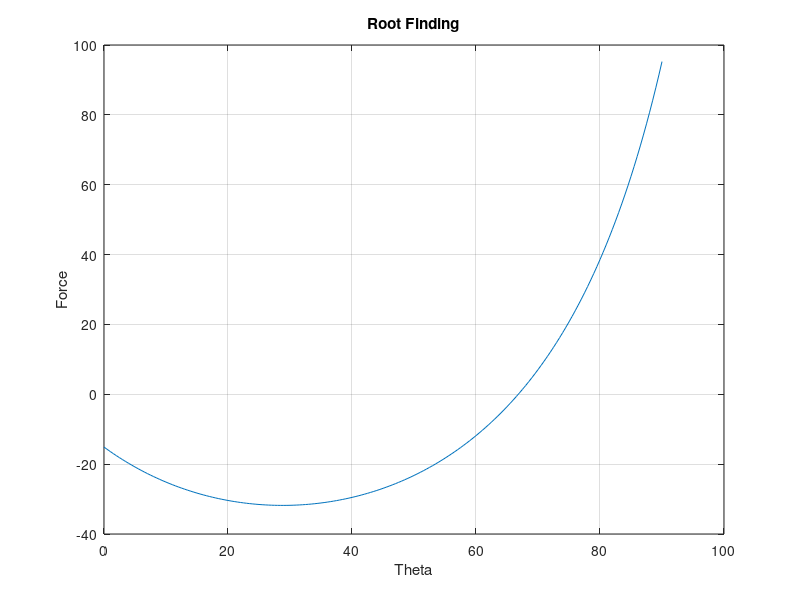

Here is the MATLAB script that generated this plot: (Note: this script raises an error after producing the figure.)
%given constants 
g = 9.81;
mu = 0.55;
F = 150;
m = 25;
format long 
% Define the function to be solved for. Is the angle specified in degrees
func = @(theta) ((mu*m*g)./(cosd(theta)+mu.*sind(theta)))-F;
% Resonable range for an angle
x = 0:0.5:90;
y = func(x);
% Plot function, which will give us a better understanding of where the root
% is
plot(x,y)%plot the x that we definded as well as y
%gotta give it proper axis titles and a grid
grid()
title('Root Finding')
xlabel('Theta')
ylabel('Force')
%upper and lower estimations of the root
xl=0;
xu=90;
%finally we call the function to use bisection method given the information 
[angle, fx, ea, iter] = bisect(func, xl, xu);
fprintf('The angle is %f degrees.\n', angle);%fprint will print the value within the '' and then state the word that's after 
fprintf('It took %d iterations.\n', iter);
fprintf('The approximate error is %f.\n', ea);
fprintf('Evaluation at the root as %f.\n', fx);